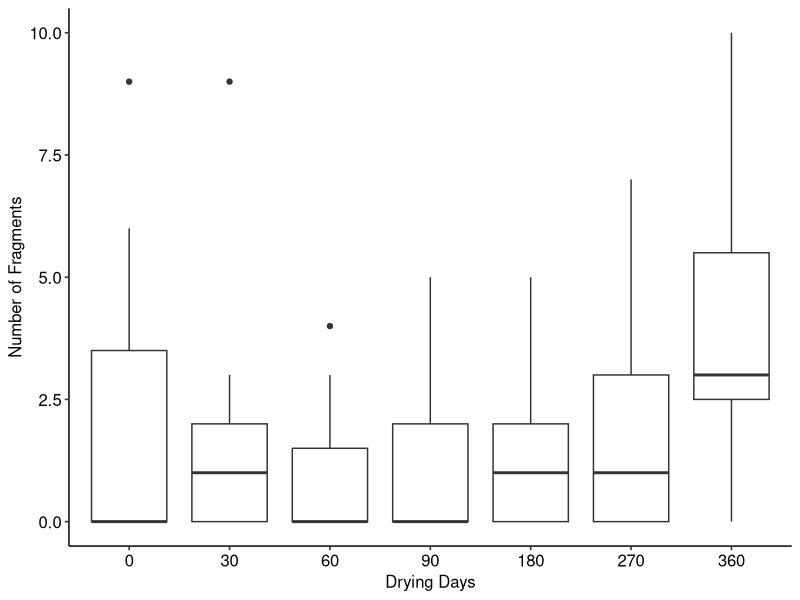
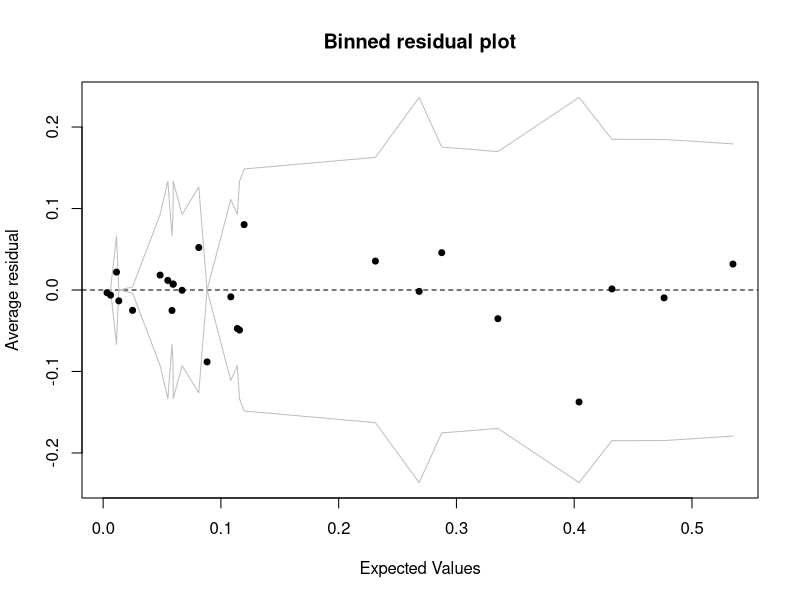
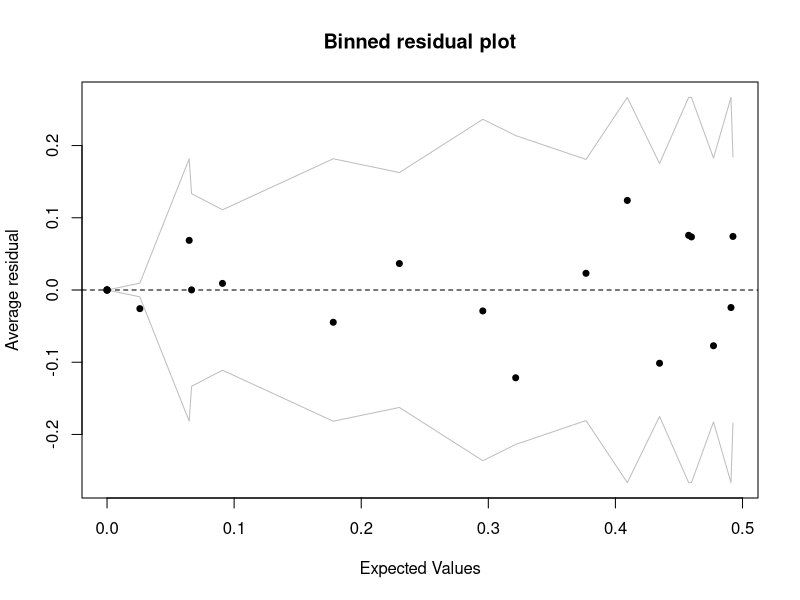
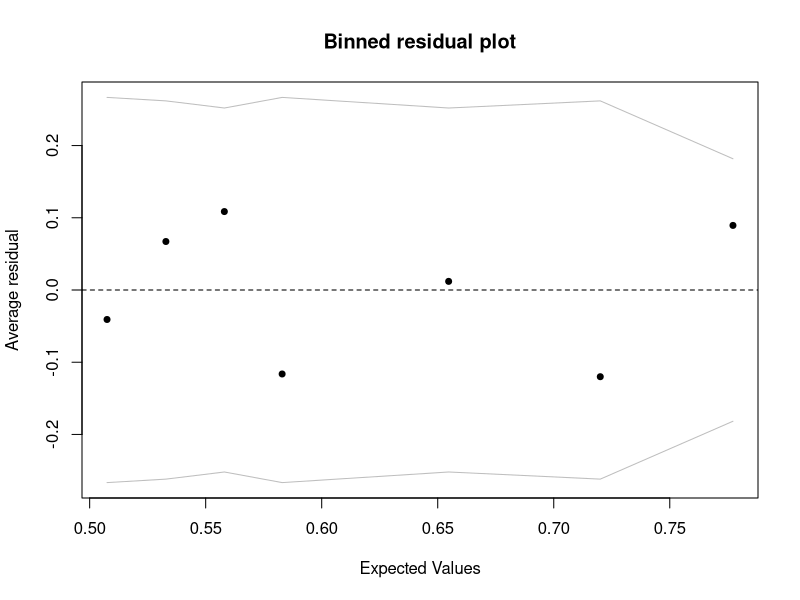
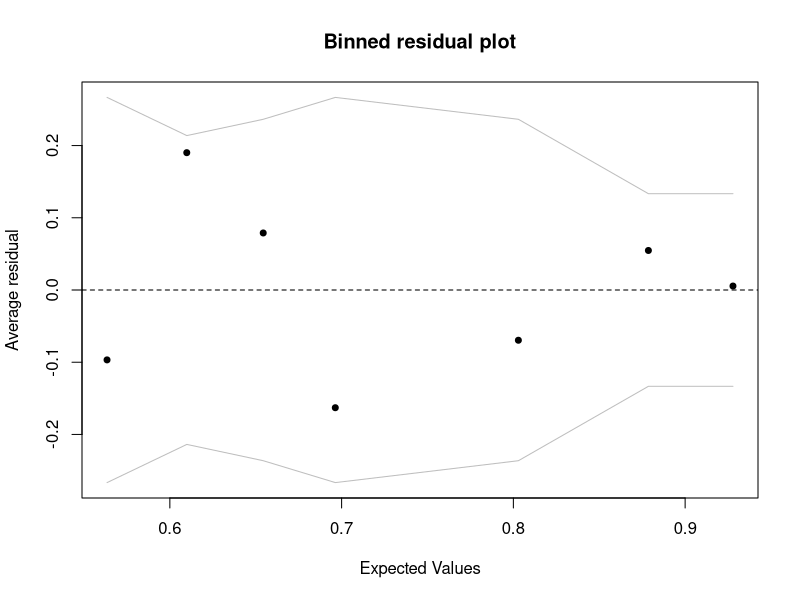
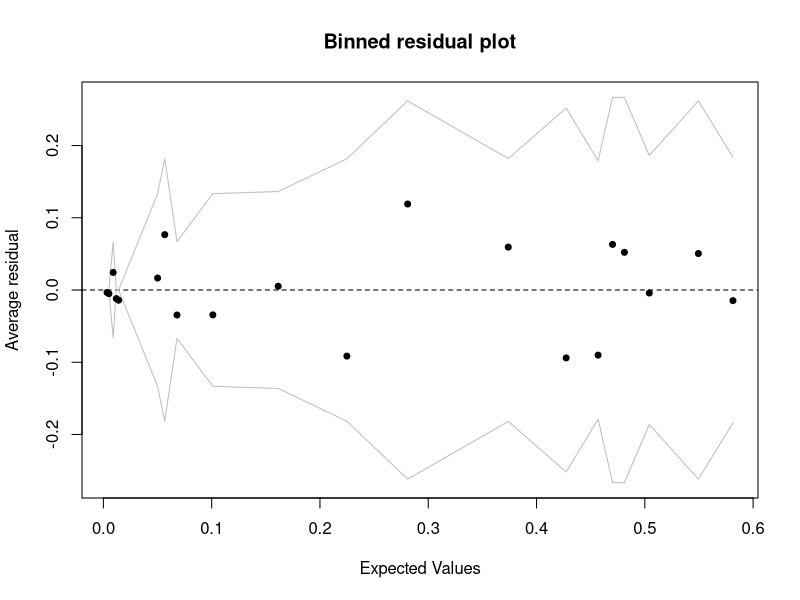
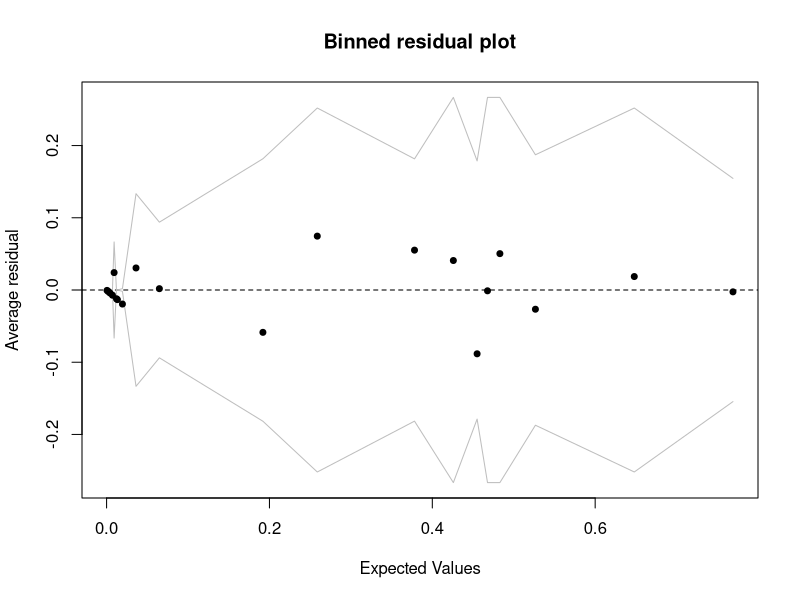
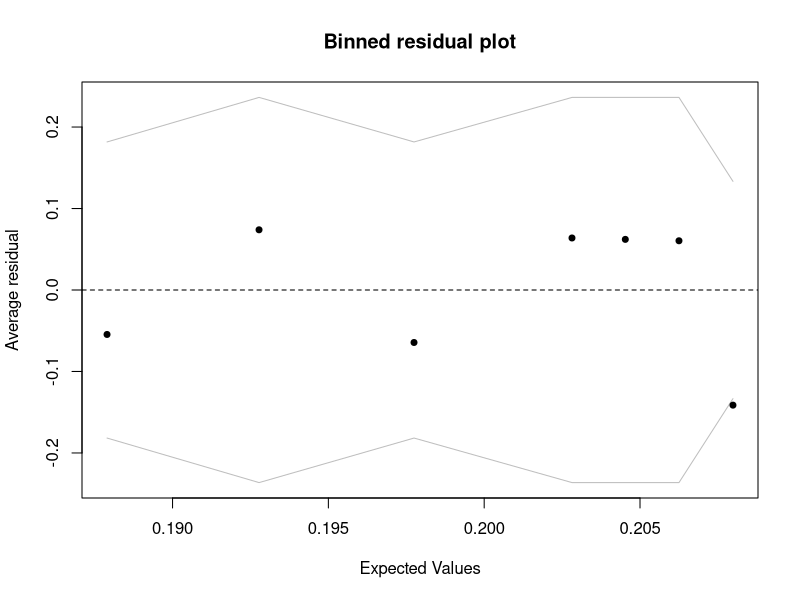

These figures' R source, in order:
## ---- chunk 1
knitr::opts_chunk$set(echo = FALSE)
library(tidyverse)
library(readxl)
library(dplyr)
library(nnet)
library(rlist)
library(arm)
library(knitr)
library(MASS)
library(ggpubr)
theme_set(theme_pubr())
# loading packages
## ---- chunk 2
bone <- readxl::read_xlsx("BU Thesis Data-2.xlsx", sheet = 2)
drop<-c()
for (i in 1:nrow(bone))  {
  if (is.na(bone$`Bone Type`[i])){
    drop <- c(drop, i)
  }
}
bone<-bone[-drop,]
# read bone and drop the date without information
# ignore unobserved bone
bone <- dplyr::select(bone,-`Bone Type`,-`Percentage of Feature Present`)
# select columns from Bone Type to Percentage of Feature Present
bone$`Bone Specimen` <- gsub("\\,.*","", bone$`Bone Specimen`)
bone$`Bone Specimen` <- gsub("[^0-9]","", bone$`Bone Specimen`)
bone$`days`<-as.numeric(bone$`Bone Specimen`)
bone<-mutate(bone,`Bone Specimen`=fct_relevel(`Bone Specimen`,'0','30','60','90','180','270','360'))
# creating variable drying day
typeof(bone$`Bone Specimen`)
bone$`Fractographic Features`[bone$`Fractographic Features`=="N/A"]<-"No Feature"
bone$`Fracture Angle`[bone$`Fracture Angle`=="N/A"]<-"non applicable"
bone$`Fracture Type`[bone$`Fracture Type`=="N/A"]<-"non applicable"
bone$`Fracture Surface`[bone$`Fracture Surface`=="N/A"]<-"non applicable"
bone$`Fracture Outline`[bone$`Fracture Outline`=="N/A"]<-"non applicable"
#Clean dependent variable
bone$`Bisecting Fracture`<-factor(bone$`Bisecting Fracture`)
bone$`Fracture-like`<-factor(bone$`Fracture-like`)
bone$`Fracture Angle`<-factor(bone$`Fracture Angle`)
bone$`Fracture Type`<-factor(bone$`Fracture Type`)
bone$`Fracture Surface`<-factor(bone$`Fracture Surface`)
bone$`Fracture Outline`<-factor(bone$`Fracture Outline`)
bone$`Fractographic Features`<-factor(bone$`Fractographic Features`)
# transfer variables to factor 
## ---- chunk 3
bone$`WAKE HACKLE`<-rep(0,nrow(bone))
bone$`WAKE HACKLE`[grepl('WAKE HACKLE', bone$`Fractographic Features`)]<-1
bone$`WAKE HACKLE`<-as.factor(bone$`WAKE HACKLE`)

bone$`BONE HACKLE`<-rep(0,nrow(bone))
bone$`BONE HACKLE`[grepl('BONE HACKLE', bone$`Fractographic Features`)]<-1
bone$`BONE HACKLE`<-as.factor(bone$`BONE HACKLE`)

bone$`BONE MIRROR`<-rep(0,nrow(bone))
bone$`BONE MIRROR`[grepl('BONE MIRROR', bone$`Fractographic Features`)]<-1
bone$`BONE MIRROR`<-as.factor(bone$`BONE MIRROR`)

bone$`CANTILEVER CURL`<-rep(0,nrow(bone))
bone$`CANTILEVER CURL`[grepl('CANTILEVER CURL', bone$`Fractographic Features`)]<-1
bone$`CANTILEVER CURL`<-as.factor(bone$`CANTILEVER CURL`)

bone$`ARREST RIDGE`<-rep(0,nrow(bone))
bone$`ARREST RIDGE`[grepl('ARREST RIDGE', bone$`Fractographic Features`)]<-1
bone$`ARREST RIDGE`<-as.factor(bone$`ARREST RIDGE`)

bone$`WALLNER LINES`<-rep(0,nrow(bone))
bone$`WALLNER LINES`[grepl('WALLNER LINES', bone$`Fractographic Features`)]<-1
bone$`WALLNER LINES`<-as.factor(bone$`WALLNER LINES`)
## ---- chunk 4
options(digits = 2) 
table1<-rbind(table(bone$`Bisecting Fracture`,bone$`Bone Specimen`)[2,]/15,table(bone$`Fracture-like`,bone$`Bone Specimen`)[2,]/15)
row.names(table1)<-c('Bisecting percentage','Fracture-like percentage')
kable(table1,caption = 'Bisecting Fracture and Fracture-like percentage for different drying-day groups')
ggplot(data = bone, mapping = aes(x = `Bone Specimen`, y = `Number of Fragments`)) + geom_boxplot()+labs(x="Drying Days")

## ---- chunk 5
fit.Fracture_Type<-multinom(bone$`Fracture Type`~bone$days,trace = FALSE)
summary(fit.Fracture_Type)
## ---- chunk 6
binnedplot(fitted(fit.Fracture_Type),resid(fit.Fracture_Type,type="response"))
## ---- chunk 7
t_stat_type <- summary(fit.Fracture_Type)$coefficients / summary(fit.Fracture_Type)$standard.errors
T_statistics<-t_stat_type[,1]
p_value<-setNames(c(0,0,0,0,0), c("COMMINUTED", "non applicable","OBLIQUE","SEGMENTAL","TRANSVERSE "))
for(i in 1:5){
  p_value[i]<-(1-pnorm(abs(T_statistics[i]),0,1)) * 2
}
p_value
## ---- chunk 8
fit.Fracture_Surface<-multinom(bone$`Fracture Surface`~bone$days,trace = FALSE)
summary(fit.Fracture_Surface)
## ---- chunk 9
binnedplot(fitted(fit.Fracture_Surface),resid(fit.Fracture_Surface,type="response"))
## ---- chunk 10
t_stat_type.Surface <- summary(fit.Fracture_Surface)$coefficients / summary(fit.Fracture_Surface)$standard.errors
T_statistics.Surface<-t_stat_type.Surface[,1]
p_value.Surface<-setNames(c(0,0,0), c( "non applicable","ROUGH","SMOOTH"))
for(i in 1:3){
  p_value.Surface[i]<-(1-pnorm(abs(T_statistics[i]),0,1)) * 2
}
p_value.Surface
## ---- chunk 11
fit.Bisect_Fracture<-glm(bone$`Bisecting Fracture`~bone$days,family = binomial())
summary(fit.Bisect_Fracture) #estimated coefficients & p-value
## ---- chunk 12
binnedplot(fitted(fit.Bisect_Fracture),resid(fit.Bisect_Fracture,type="response"))
## ---- chunk 13
fit.Fracture_like<-glm(bone$`Fracture-like`~bone$days,family = binomial())
summary(fit.Fracture_like) #estimated coefficients, p-value
## ---- chunk 14
binnedplot(fitted(fit.Fracture_like),resid(fit.Fracture_like,type="response"))
## ---- chunk 15
fit.Fracture_Angle<-multinom(bone$`Fracture Angle`~bone$days,trace = FALSE)
summary(fit.Fracture_Angle)
## ---- chunk 16
z <- summary(fit.Fracture_Angle)$coefficients / summary(fit.Fracture_Angle)$standard.errors
p <- (1-pnorm(abs(z),0,1)) * 2
p     # How to interpret significant part ??? 
## ---- chunk 17
binnedplot(fitted(fit.Fracture_Angle),resid(fit.Fracture_Angle,type="response"))
## ---- chunk 18
fit.Number_of_Fragments1 <- glm(bone$`Number of Fragments` ~ bone$days, family="poisson")
summary(fit.Number_of_Fragments1) #estimated coefficients
pchisq(fit.Number_of_Fragments1$deviance,df=fit.Number_of_Fragments1$df.residual, lower.tail=FALSE)
regout <- glm(bone$`Number of Fragments`~bone$days, family=quasipoisson)
summary.glm(regout)$dispersion
## ---- chunk 19
fit.Number_of_Fragments2 <- glm.nb(bone$`Number of Fragments` ~ bone$days)
summary(fit.Number_of_Fragments2)
pchisq(fit.Number_of_Fragments2$deviance,df=fit.Number_of_Fragments2$df.residual, lower.tail=FALSE)
## ---- chunk 20
fit.Fracture_Outline<-multinom(bone$`Fracture Outline`~bone$days,trace = FALSE)
coef(fit.Fracture_Outline) #estimated coefficients
## ---- chunk 21
z <- summary(fit.Fracture_Outline)$coefficients / summary(fit.Fracture_Outline)$standard.errors
p <- (1-pnorm(abs(z),0,1)) * 2
p
## ---- chunk 22
binnedplot(fitted(fit.Fracture_Outline),resid(fit.Fracture_Outline,type="response"))
## ---- chunk 23
tb.1 = table(bone$`WAKE HACKLE`, bone$`BONE HACKLE`) 
chisq.test(tb.1) 
## ---- chunk 24
tb.2 = table(bone$`WAKE HACKLE`, bone$`BONE MIRROR`) 
chisq.test(tb.2) 
## ---- chunk 25
tb.3 = table(bone$`WAKE HACKLE`, bone$`CANTILEVER CURL`) 
chisq.test(tb.3) 
## ---- chunk 26
tb.4 = table(bone$`WAKE HACKLE`, bone$`ARREST RIDGE`) 
chisq.test(tb.4) 
## ---- chunk 27
tb.5 = table(bone$`WAKE HACKLE`, bone$`WALLNER LINES`) 
chisq.test(tb.5) 
## ---- chunk 28
tb.6 = table(bone$`BONE HACKLE`, bone$`BONE MIRROR`) 
chisq.test(tb.6) 
## ---- chunk 29
tb.7 = table(bone$`BONE HACKLE`, bone$`CANTILEVER CURL`) 
chisq.test(tb.7) 
## ---- chunk 30
tb.8 = table(bone$`BONE HACKLE`, bone$`ARREST RIDGE`) 
chisq.test(tb.8) 
## ---- chunk 31
tb.9 = table(bone$`BONE HACKLE`, bone$`WALLNER LINES`) 
chisq.test(tb.9)
## ---- chunk 32
tb.10 = table(bone$`BONE MIRROR`, bone$`CANTILEVER CURL`) 
chisq.test(tb.10)
## ---- chunk 33
tb.11 = table(bone$`BONE MIRROR`, bone$`ARREST RIDGE`) 
chisq.test(tb.11)
## ---- chunk 34
tb.12 = table(bone$`BONE MIRROR`, bone$`WALLNER LINES`) 
chisq.test(tb.12)
## ---- chunk 35
tb.13 = table(bone$`CANTILEVER CURL`, bone$`ARREST RIDGE`) 
chisq.test(tb.13)
## ---- chunk 36
tb.14 = table(bone$`CANTILEVER CURL`, bone$`WALLNER LINES`) 
chisq.test(tb.14)
## ---- chunk 37
tb.15 = table(bone$`ARREST RIDGE`, bone$`WALLNER LINES`) 
chisq.test(tb.15)
## ---- chunk 38
fit.Feature.1<-glm(bone$`WAKE HACKLE`~bone$days,family = binomial())
summary(fit.Feature.1)
binnedplot(fitted(fit.Feature.1),resid(fit.Feature.1,type="response"))
## ---- chunk 39
fit.Feature.2<-glm(bone$`BONE HACKLE`~bone$days,family = binomial())
summary(fit.Feature.2)
binnedplot(fitted(fit.Feature.2),resid(fit.Feature.2,type="response"))
## ---- chunk 40
fit.Feature.3<-glm(bone$`BONE MIRROR`~bone$days,family = binomial())
summary(fit.Feature.3)
binnedplot(fitted(fit.Feature.3),resid(fit.Feature.3,type="response"))
## ---- chunk 41
count(bone,`BONE MIRROR`)
## ---- chunk 42
fit.Feature.4<-glm(bone$`CANTILEVER CURL`~bone$days,family = binomial())
summary(fit.Feature.4)
binnedplot(fitted(fit.Feature.4),resid(fit.Feature.4,type="response"))
## ---- chunk 43
fit.Feature.5<-glm(bone$`ARREST RIDGE`~bone$days,family = binomial())
summary(fit.Feature.5)
binnedplot(fitted(fit.Feature.5),resid(fit.Feature.5,type="response"))
count(bone,`ARREST RIDGE`)
## ---- chunk 44
fit.Feature.6<-glm(bone$`WALLNER LINES`~bone$days,family = binomial())
summary(fit.Feature.6)
binnedplot(fitted(fit.Feature.6),resid(fit.Feature.6,type="response"))
count(bone,`WALLNER LINES`)
